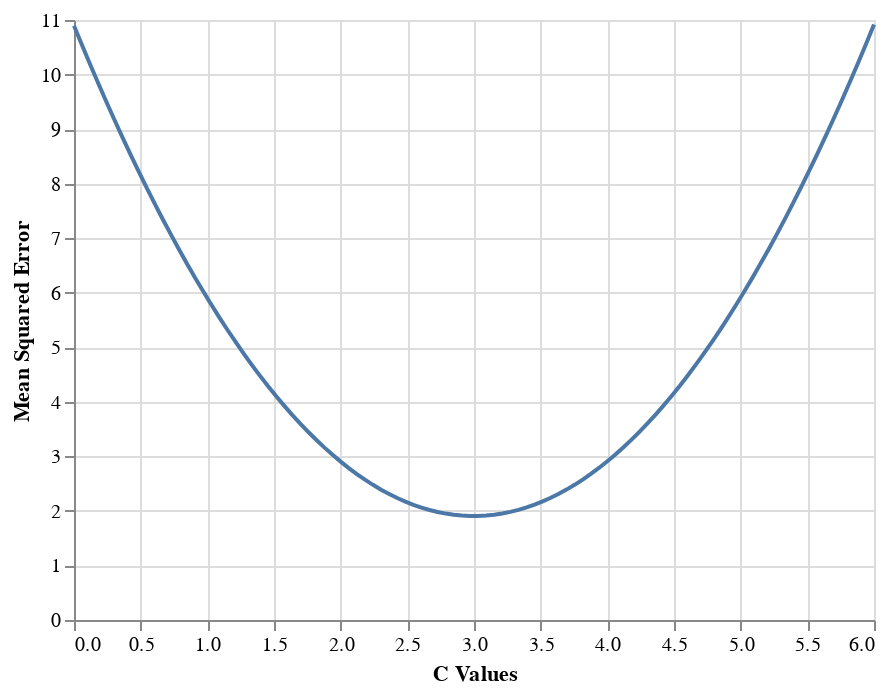

Notebook code for this chart:
### Markdown cell above
<!--
BEGIN QUESTION
name: q2b
manual: true
-->
<!-- EXPORT TO PDF -->

### Code cell
c_values = np.linspace(0, 6, 100)

data = pd.DataFrame({'a': c_values, 'b': [mean_squared_error(c, tips) for c in c_values]})
chart = alt.Chart(data)
chart.mark_line().encode(x = alt.X('a', axis=alt.Axis(title = 'C Values')), y = alt.Y('b', axis=alt.Axis(title = 'Mean Squared Error')))

### Figure 1 — Vega-Lite specification as saved in the notebook (floating-point values rounded to 4 significant figures)
{"config": {"view": {"continuousWidth": 400, "continuousHeight": 300}}, "data": {"name": "data-7510d1d845251ca7d5eba0ffc3545d50"}, "mark": "line", "encoding": {"x": {"type": "quantitative", "axis": {"title": "C Values"}, "field": "a"}, "y": {"type": "quantitative", "axis": {"title": "Mean Squared Error"}, "field": "b"}}, "$schema": "https://vega.github.io/schema/vega-lite/v4.8.1.json", "datasets": {"data-7510d1d845251ca7d5eba0ffc3545d50": [{"a": 0.0, "b": 10.9}, {"a": 0.06061, "b": 10.54}, {"a": 0.1212, "b": 10.18}, {"a": 0.1818, "b": 9.839}, {"a": 0.2424, "b": 9.501}, {"a": 0.303, "b": 9.171}, {"a": 0.3636, "b": 8.848}, {"a": 0.4242, "b": 8.532}, {"a": 0.4848, "b": 8.224}, {"a": 0.5455, "b": 7.923}, {"a": 0.6061, "b": 7.629}, {"a": 0.6667, "b": 7.343}, {"a": 0.7273, "b": 7.064}, {"a": 0.7879, "b": 6.792}, {"a": 0.8485, "b": 6.528}, {"a": 0.9091, "b": 6.271}, {"a": 0.9697, "b": 6.022}, {"a": 1.03, "b": 5.78}, {"a": 1.091, "b": 5.545}, {"a": 1.152, "b": 5.317}, {"a": 1.212, "b": 5.097}, {"a": 1.273, "b": 4.884}, {"a": 1.333, "b": 4.679}, {"a": 1.394, "b": 4.481}, {"a": 1.455, "b": 4.29}, {"a": 1.515, "b": 4.106}, {"a": 1.576, "b": 3.93}, {"a": 1.636, "b": 3.761}, {"a": 1.697, "b": 3.6}, {"a": 1.758, "b": 3.446}, {"a": 1.818, "b": 3.299}, {"a": 1.879, "b": 3.16}, {"a": 1.939, "b": 3.028}, {"a": 2.0, "b": 2.903}, {"a": 2.061, "b": 2.786}, {"a": 2.121, "b": 2.676}, {"a": 2.182, "b": 2.573}, {"a": 2.242, "b": 2.478}, {"a": 2.303, "b": 2.39}, {"a": 2.364, "b": 2.309}, {"a": 2.424, "b": 2.236}, {"a": 2.485, "b": 2.17}, {"a": 2.545, "b": 2.112}, {"a": 2.606, "b": 2.06}, {"a": 2.667, "b": 2.017}, {"a": 2.727, "b": 1.98}, {"a": 2.788, "b": 1.951}, {"a": 2.848, "b": 1.929}, {"a": 2.909, "b": 1.915}, {"a": 2.97, "b": 1.907}, {"a": 3.03, "b": 1.908}, {"a": 3.091, "b": 1.915}, {"a": 3.152, "b": 1.93}, {"a": 3.212, "b": 1.952}, {"a": 3.273, "b": 1.982}, {"a": 3.333, "b": 2.019}, {"a": 3.394, "b": 2.063}, {"a": 3.455, "b": 2.115}, {"a": 3.515, "b": 2.174}, {"a": 3.576, "b": 2.24}, {"a": 3.636, "b": 2.314}, {"a": 3.697, "b": 2.395}, {"a": 3.758, "b": 2.483}, {"a": 3.818, "b": 2.579}, {"a": 3.879, "b": 2.682}, {"a": 3.939, "b": 2.792}, {"a": 4.0, "b": 2.91}, {"a": 4.061, "b": 3.035}, {"a": 4.121, "b": 3.168}, {"a": 4.182, "b": 3.307}, {"a": 4.242, "b": 3.455}, {"a": 4.303, "b": 3.609}, {"a": 4.364, "b": 3.771}, {"a": 4.424, "b": 3.94}, {"a": 4.485, "b": 4.116}, {"a": 4.545, "b": 4.3}, {"a": 4.606, "b": 4.492}, {"a": 4.667, "b": 4.69}, {"a": 4.727, "b": 4.896}, {"a": 4.788, "b": 5.109}, {"a": 4.848, "b": 5.33}, {"a": 4.909, "b": 5.558}, {"a": 4.97, "b": 5.793}, {"a": 5.03, "b": 6.036}, {"a": 5.091, "b": 6.286}, {"a": 5.152, "b": 6.543}, {"a": 5.212, "b": 6.808}, {"a": 5.273, "b": 7.08}, {"a": 5.333, "b": 7.359}, {"a": 5.394, "b": 7.646}, {"a": 5.455, "b": 7.94}, {"a": 5.515, "b": 8.241}, {"a": 5.576, "b": 8.55}, {"a": 5.636, "b": 8.866}, {"a": 5.697, "b": 9.19}, {"a": 5.758, "b": 9.52}, {"a": 5.818, "b": 9.858}, {"a": 5.879, "b": 10.2}, {"a": 5.939, "b": 10.56}, {"a": 6.0, "b": 10.92}]}}
